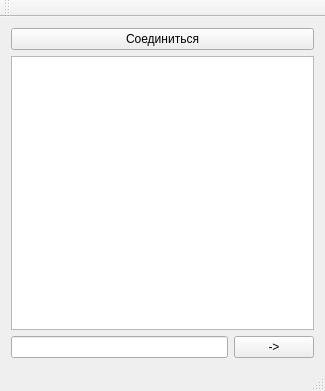
<?xml version="1.0" encoding="UTF-8"?>
<ui version="4.0">
 <class>client</class>
 <widget class="QMainWindow" name="client">
  <property name="geometry">
   <rect>
    <x>0</x>
    <y>0</y>
    <width>325</width>
    <height>391</height>
   </rect>
  </property>
  <property name="windowTitle">
   <string>client</string>
  </property>
  <widget class="QWidget" name="centralWidget">
   <layout class="QGridLayout" name="gridLayout">
    <item row="2" column="0">
     <widget class="QLineEdit" name="lineEdit"/>
    </item>
    <item row="2" column="1">
     <widget class="QPushButton" name="pushButton_2">
      <property name="text">
       <string>-&gt;</string>
      </property>
     </widget>
    </item>
    <item row="0" column="0" colspan="2">
     <widget class="QPushButton" name="pushButton">
      <property name="text">
       <string>Соединиться</string>
      </property>
     </widget>
    </item>
    <item row="1" column="0" colspan="2">
     <widget class="QTextBrowser" name="textBrowser"/>
    </item>
   </layout>
  </widget>
  <widget class="QMenuBar" name="menuBar">
   <property name="geometry">
    <rect>
     <x>0</x>
     <y>0</y>
     <width>325</width>
     <height>21</height>
    </rect>
   </property>
  </widget>
  <widget class="QToolBar" name="mainToolBar">
   <attribute name="toolBarArea">
    <enum>TopToolBarArea</enum>
   </attribute>
   <attribute name="toolBarBreak">
    <bool>false</bool>
   </attribute>
  </widget>
  <widget class="QStatusBar" name="statusBar"/>
 </widget>
 <layoutdefault spacing="6" margin="11"/>
 <resources/>
 <connections/>
</ui>
